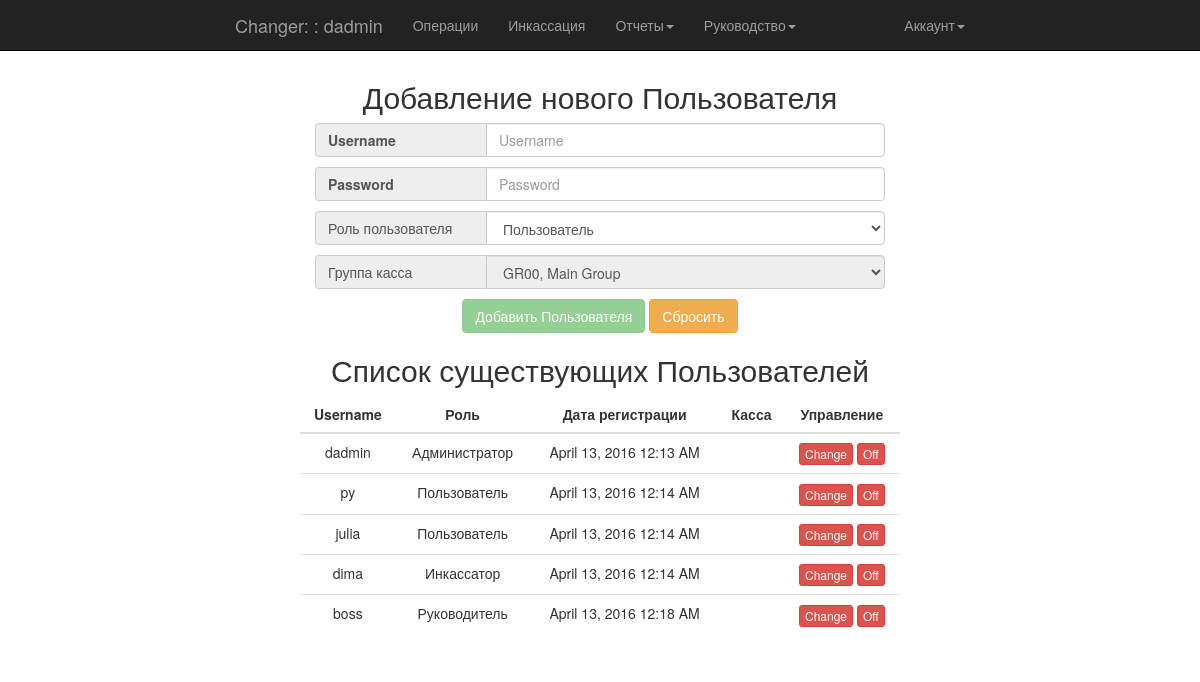
Screenshot of /admin/add_user (signed in) with the database file from the repository.
### app/models.py (models this page shows, shortened)
class User(UserMixin, db.Model):
    __tablename__ = 'users'
    id = db.Column(db.Integer, primary_key=True)
    username = db.Column(db.String(64), unique=True, index=True)
    password_hash = db.Column(db.String(128))
    member_since = db.Column(db.DateTime(), default=datetime.utcnow)
    last_seen = db.Column(db.DateTime(), default=datetime.utcnow)
    status = db.Column(db.Boolean, default=True)
    role_id = db.Column(db.Integer, db.ForeignKey('roles.id'))
    role = db.relationship('Role', backref='user')
    cash_id = db.Column(db.Integer, db.ForeignKey('cashes.id'))
    cash = db.relationship('Cashes', backref='user')
    group_id = db.Column(db.Integer, db.ForeignKey('group_cashes.id'), default=1)
    group = db.relationship('GroupOfCashes', backref='user')
    deals = db.relationship('Deals', backref='user', lazy='dynamic')
    transactions = db.relationship('Transaction', backref='user', lazy='dynamic')
    collections = db.relationship('Collections', backref='user')
    def can(self, permissions):
        return self.role is not None and (self.role.permissions & permissions) == permissions
    @property
    def password(self):
        raise "Password isn't readable attribute"

class Role(db.Model):
    __tablename__ = 'roles'
    id = db.Column(db.Integer, primary_key=True)
    name = db.Column(db.String(64), unique=True)
    description = db.Column(db.String(64))
    default = db.Column(db.Boolean, default=False, index=True)
    permissions = db.Column(db.Integer)

### app/admin/views.py (the view, shortened to what this page needs)
@admin.route('/add_user', methods=['GET', 'POST'])
@login_required
@admin_required
def add_user():
    groups = GroupOfCashes.query.order_by('group_branch').all()
    roles = Role.query.order_by('permissions').all()
    users = User.query.order_by('id').all()
    collector_permission = Role.query.filter_by(name='Collector').first().permissions
    return render_template('admin/add_user.html',
                           users=users,
                           roles=roles,
                           permission=collector_permission,
                           groups=groups)

### app/main/__init__.py (called while the page is built)
@main.app_context_processor
def inject_permission():
    return dict(Permission=Permission)

### app/models.py (called while the page is built)
@login_manager.user_loader
def load_user(user_id):
    return User.query.get(int(user_id))

### app/templates/admin/add_user.html (shortened to what this page needs)
{% extends "base.html" %}
{% block content %}
    <div class="col-sm-6 col-sm-offset-3 loginpage">
        <p><h2 class="text-center">Добавление нового Пользователя</h2></p>
        <form method="post">
            <div class="input-group">
                <span class="input-group-addon" style="font-weight: bold">Username</span>
                <input class="form-control" name="username" placeholder="Username" type="text" required>
            </div>
            <div class="input-group mt">
                <span class="input-group-addon" style="font-weight: bold">Password</span>
                <input class="form-control" name="password" placeholder="Password" type="text" required>
            </div>
            <div class="input-group mt">
                <span class="input-group-addon">Роль пользователя</span>
                <select class="form-control" name="select_role">
                    {%  for r in roles %}
                        {% if r.permissions == permission %}
                            <option value="{{ r.id }}" data-collector="1">
                                {% else %}
                            <option value="{{ r.id }}" data-collector="0">
                        {% endif %}
                    <span>{{ r.description }}</span>
                    </option>
                    {% endfor %}
                </select>
            </div>
            <div class="input-group mt">
                <span class="input-group-addon">Группа касса</span>
                <select class="form-control" name="select_group" disabled>
                    {%  for g in groups %}
                        <option value="{{ g.id }}">
                            <span>{{ g.group_branch }}, {{ g.group_description }}</span>
                        </option>
                    {% endfor %}
                </select>
            </div>
            <div class="row text-center mt">
                <button type="submit" class="btn btn-success" disabled>Добавить Пользователя</button>
                <button type="reset" class="btn btn-warning">Сбросить</button>
            </div>
        </form>
        <div>
            <p><h2 class="text-center">Список существующих Пользователей</h2></p>
            <div class="row">
                <table class="table">
                    <thead>
                    <tr>
                        <th class="text-center">Username</th>
                        <th class="text-center">Роль</th>
                        <th class="text-center">Дата регистрации</th>
                        <th class="text-center">Касса</th>
                        <th class="text-center">Управление</th>
                    </tr>
                    </thead>
                    <tbody>
                    {% for u in users %}
                        <tr>
                            <td class="text-center">{{ u.username }}</td>
                            <td class="text-center">{{ u.role.description }}</td>
                            <td class="text-center">{{ moment(u.member_since).format('LLL') }}</td>
                            <td class="text-center">{{ u.cash.branch }}</td>
                            <td class="text-center">
                                <button class="btn btn-xs btn-danger"  data-toggle="modal" data-target=".bs-example-modal-sm" data-username="{{ u.username }}">Change</button>
                                {% if u.status %}
                                    <button class="btn btn-xs btn-danger" data-uid="{{ u.id }}" data-user-state="{% if u.status %}1{% else %}0{% endif %}">Off</button>
                                {% else %}
                                    <button class="btn btn-xs btn-success" data-uid="{{ u.id }}" data-user-state="{% if u.status %}1{% else %}0{% endif %}">On</button>
                                {% endif %}
                            </td>
                        </tr>
                    {% endfor %}
                    </tbody>
                </table>
            </div>
        </div>
    </div>
{% endblock %}

### app/templates/base.html (shortened to what this page needs)
<!DOCTYPE html>
<html lang="en" {% block html_attribs %}{% endblock html_attribs %}>
{% block html %}
    <head>
        {% block head %}
            {% block styles %}
                <link rel="stylesheet" href="{{ url_for('static', filename='bootstrap.min.css') }}">
                <link rel="stylesheet" href="{{ url_for('static', filename='style.css') }}">
            {% endblock styles %}
        {% endblock head %}
    </head>
    <body>
    {% block body %}
        {% block navbar %}
            <nav class="navbar navbar-inverse navbar-fixed-top">
                <div class="container">
                    <div class="col-md-8 col-md-offset-2">
                        <div class="navbar-header">
                            {% if current_user.is_authenticated %}
                                <a class="navbar-brand" href="#">Changer: {{ current_user.cash.branch }}: {{ current_user.username }}</a>
                            {% else %}
                                <a class="navbar-brand" href="#">Changer</a>
                            {% endif %}
                        </div>
                        <div class="navbar-collapse collapse">
                            <ul class="nav navbar-nav">
                                {% if current_user.is_authenticated %}
                                    {% if current_user.can(Permission.MAKE_OPERATION) %}
                                        <li><a href="{{ url_for('main.index') }}">Операции</a></li>
                                        <li><a href="{{ url_for('main.collections') }}">Инкассация</a></li>
                                        <li class="dropdown">
                                            <a href="#" class="dropdown-toggle" data-toggle="dropdown">Отчеты<b class="caret"></b></a>
                                        </li>
                                    {% endif %}
                                    {% if current_user.can(Permission.SHOW_STATUS) %}
                                        <li class="dropdown">
                                        <a href="#" class="dropdown-toggle" data-toggle="dropdown">Руководство<b class="caret"></b></a>
                                    </li>
                                    {% endif %}
                                {% endif %}
                            </ul>
                            <ul class="nav navbar-nav navbar-right">
                                {% if current_user.is_authenticated %}
                                    <li class="dropdown">
                                        <a href="#" class="dropdown-toggle" data-toggle="dropdown">Аккаунт<b class="caret"></b></a>
                                    </li>
                                {% else %}
                                    <li><a href="{{ url_for('auth.login') }}">Войти</a></li>
                                {% endif %}
                            </ul>
                        </div>
                    </div>
                </div>
            </nav>
        {% endblock navbar %}
        {% block content %}
        {% endblock content %}
    {% endblock body %}
    </body>
{% endblock html %}
</html>

### app/static/style.css (style rules this page uses)
.loginpage { margin-top: 60px; }
.input-group-addon:first-child { width: 30%; border-right: 0px none; text-align: left; }
.input-group { position: relative; display: table; border-collapse: separate; width: 100%; }
.mt { margin-top: 10px; }

### rows the page displays
User: username "dadmin", role.description "Администратор", member_since "April 13, 2016 12:13 AM"
User: username "py", role.description "Пользователь", member_since "April 13, 2016 12:14 AM"
User: username "julia", role.description "Пользователь", member_since "April 13, 2016 12:14 AM"
User: username "dima", role.description "Инкассатор", member_since "April 13, 2016 12:14 AM"
User: username "boss", role.description "Руководитель", member_since "April 13, 2016 12:18 AM"
